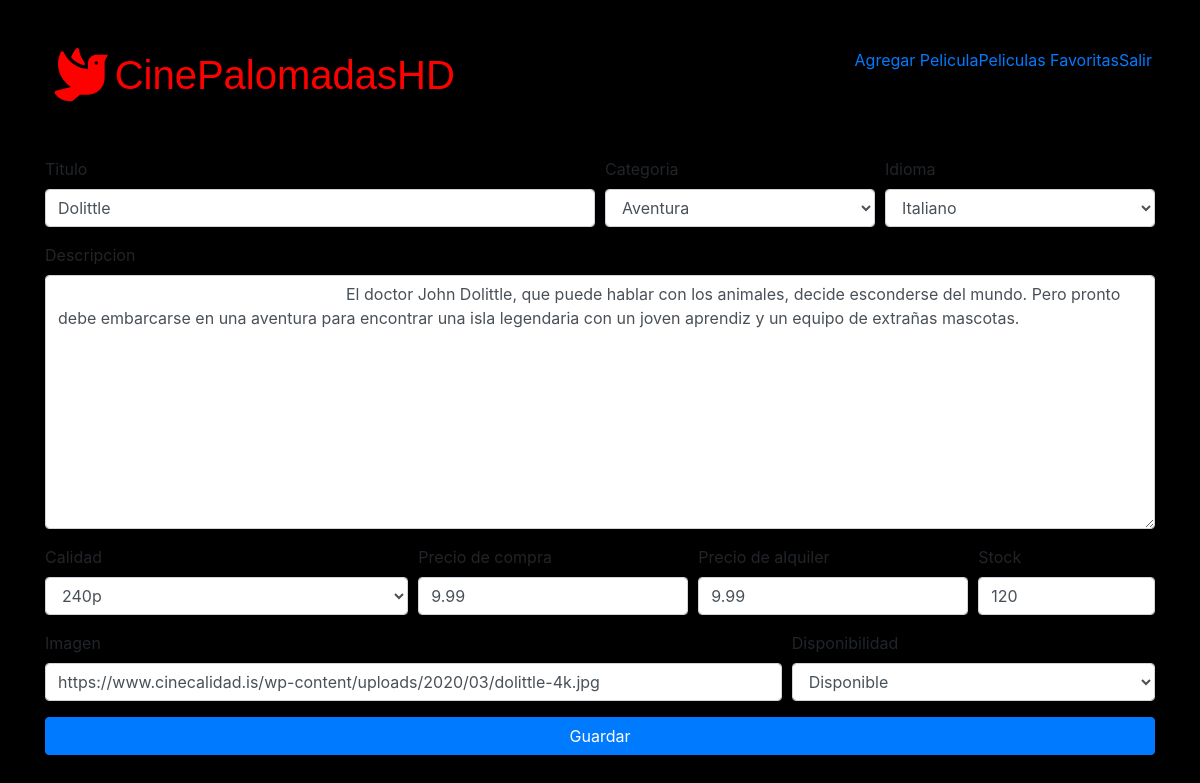
Page /Pelicula/update&id=2 (signed in) on the earlier database version.
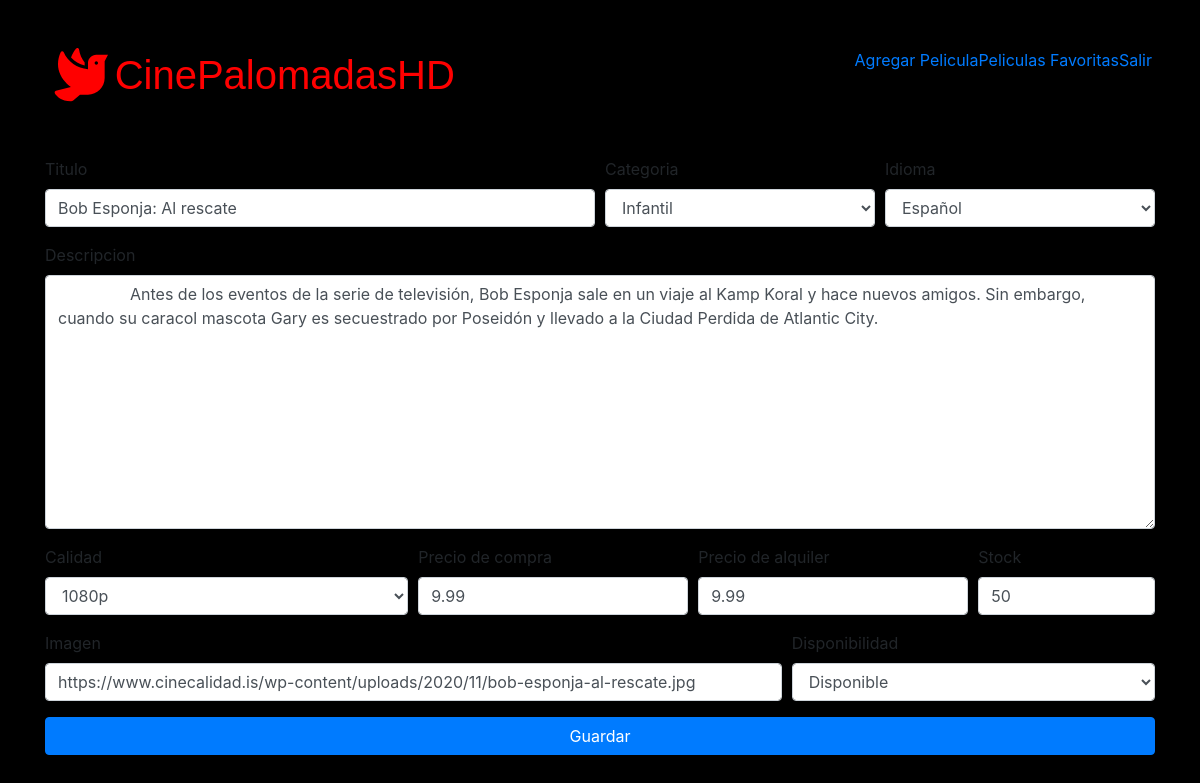
Same page on the later database version.
### tables this page shows
CREATE TABLE `peliculas` (
  `idPelicula` int(11) NOT NULL,
  `nombre` varchar(100) NOT NULL,
  `descripcion` text NOT NULL,
  `idCategoria` int(11) NOT NULL,
  `idioma` varchar(25) NOT NULL,
  `idCalidad` int(11) NOT NULL,
  `precioCompra` decimal(3,2) NOT NULL,
  `precioAlquiler` decimal(3,2) NOT NULL,
  `stock` int(11) NOT NULL,
  `imagen` text NOT NULL,
  `disponibilidad` tinyint(1) NOT NULL
);

### controllers/PeliculaController.php (called while the page is built, shortened)
<?php
class PeliculaController
{
    public function update()
    {
        require_once "models/Pelicula.php";
        $pelicula = new Pelicula();
        $calidad = $pelicula->getCalidad();
        $categoria = $pelicula->getCategorias();
        $idiomas = $pelicula->getIdiomas();
        $disponibles = $pelicula->getDiponibilidades();
        $pelicula->set_Id_Pelicula($_GET["id"]);
        $peli = $pelicula->Search();
        require_once "views/updateMovie.php";
    }
}

### database/Conexion.php (called while the page is built, shortened)
<?php
class Conexion
{
    public function __construct()
    {
        try {
            $this->conn = new PDO("mysql:host=".DB_HOST.";dbname=".DB_NAME."", DB_USER, DB_PASSWORD);
            $this->conn->setAttribute(PDO::ATTR_ERRMODE, PDO::ERRMODE_EXCEPTION);
            $this->conn->exec("SET CHARACTER SET ".DB_CHARSET);
            return $this->conn;
        } catch (Exception $e) {
            print "!Error¡: " . $e->getMessage() . "</br>";
            die();
        }
    }
}

### models/Pelicula.php (called while the page is built, shortened)
<?php
require_once 'database/Conexion.php';
class Pelicula extends Conexion
{
    private $idPelicula;
    public function set_Id_Pelicula($idPelicula)
    {
        $this->idPelicula = $idPelicula;
    }
    public function get_Id_Pelicula()
    {
        return $this->idPelicula;
    }
    public function getCalidad()
    {
        $sql_leer = "SELECT * FROM calidad";
        $list = $this->conn->prepare($sql_leer);
        $list->execute();
        $resultado = $list->fetchAll(PDO::FETCH_ASSOC);
        return $resultado;
    }
    public function getCategorias()
    {
        $sql_leer = "SELECT * FROM categoria";
        $list = $this->conn->prepare($sql_leer);
        $list->execute();
        $resultado = $list->fetchAll(PDO::FETCH_ASSOC);
        return $resultado;
    }
    public function getIdiomas()
    {
        $idiomas = array("Español", "Ingles", "Frances", "Italiano", "Portugues");
        return $idiomas;
    }
    public function getDiponibilidades()
    {
        $disponibilidades = [
            array(
                "id" => 1,
                "title" => "Disponible"
            ),
            array(
                "id" => 0,
                "title" => "No disponible"
            )
        ];
        return $disponibilidades;
    }
    public function Search()
    {
        $sql = "SELECT * FROM ((peliculas INNER JOIN calidad ON peliculas.idCalidad = calidad.idCalidad) INNER JOIN categoria ON peliculas.idCategoria = categoria.idCategoria) WHERE idPelicula = ?";
        $stmt = $this->conn->prepare($sql);
        $result = $stmt->execute(array($this->get_Id_Pelicula()));
        $result = $stmt->fetch(PDO::FETCH_ASSOC);
        return $result;
    }
}

### views/updateMovie.php (the view, shortened to what the changed rows need)
<div class="container mb-4">
    <form method="POST">
        <div class="form-row">
            <div class="form-group col-md-6">
                <label for="titulo">Titulo</label>
                <input type="text" name="titulo" class="form-control" placeholder="Ingrese el titulo de la pelicula" required value="<?= $peli["nombre"] ?>">
            </div>
            <div class="form-group col-md-3">
                <label for="Categoria">Categoria</label>
                <select name="categoria" class="form-control">
                    <?php foreach ($categoria as $key) : ?>
                        <?php if ($key["idCategoria"] == $peli["idCategoria"]) : ?>
                            <option value="<?= $key["idCategoria"] ?>" selected>
                                <?= $key["nombreCategoria"] ?>
                            </option>
                        <?php endif ?>
                    <?php endforeach ?>
                </select>
            </div>
            <div class="form-group col-md-3">
                <label for="idioma">Idioma</label>
                <select name="idioma" class="form-control">
                    <?php foreach ($idiomas as $key) : ?>
                        <?php if ($key == $peli["idioma"]) : ?>
                            <option value="<?= $key ?>" selected>
                                <?= $key ?>
                            </option>
                        <?php endif ?>
                    <?php endforeach ?>
                </select>
            </div>
        </div>
        <div class="form-group">
            <label for="descripcion">Descripcion</label>
            <textarea name="descripcion" cols="30" rows="10" class="form-control" placeholder="Descripcion" required>
                <?= $peli["descripcion"] ?>
            </textarea>
        </div>
        <div class="form-row">
            <div class="form-group col-md-4">
                <label for="Calidad">Calidad</label>
                <select name="calidad" class="form-control">
                    <?php foreach ($calidad as $key) : ?>
                        <?php if ($key["calidad"] == $peli["calidad"]) : ?>
                            <option value="<?= $key["idCalidad"] ?>" selected>
                                <?= $key["calidad"] ?>
                            </option>
                        <?php endif ?>
                    <?php endforeach ?>
                </select>
            </div>
            <div class="form-group col-md-3">
                <label for="PrecioCompra">Precio de compra</label>
                <input type="number" name="P_compra" id="" class="form-control" placeholder="Ingrese precio de compra" required value="<?= $peli["precioCompra"] ?>">
            </div>
            <div class="form-group col-md-3">
                <label for="PrecioAlquiler">Precio de alquiler</label>
                <input type="number" name="P_alquiler" id="" class="form-control" placeholder="Ingrese precio de alquiler" required value="<?= $peli["precioAlquiler"] ?>">
            </div>
            <div class="form-group col-md-2">
                <label for="stock">Stock</label>
                <input placeholder="Stock" type="number" name="stock" class="form-control" required value="<?= $peli["stock"] ?>">
            </div>
        </div>
        <div class="form-row">
            <div class="form-group col-md-8">
                <label for="imagen">Imagen</label>
                <input type="text" placeholder="imagen" name="imagen" class="form-control" required" value="<?= $peli["imagen"] ?>">
            </div>
            <div class="form-group col-md-4">
                <label for="disponibilidad">Disponibilidad</label>
                <select name="disponibilidad" class="form-control">
                    <?php foreach ($disponibles as $key) : ?>
                        <?php if ($key["id"] == $peli["disponibilidad"]) : ?>
                            <option value="<?= $key["id"] ?>" selected>
                                <?= $key["title"] ?>
                            </option>
                        <?php endif ?>
                    <?php endforeach ?>
                </select>
            </div>
        </div>
        <button type="submit" class="btn btn-primary btn-block">Guardar</button>
    </form>
</div>

Differences in the rows shown:
changed peliculas "Disponible": titulo "Dolittle" → "Bob Esponja: Al rescate"; idioma "Italiano" → "Español"; descripcion "El doctor John Dolittle, que puede hablar con los animales, decide esconderse del mundo. Pero pronto debe embarcarse en una aventura para encontrar una isla legendaria con un joven aprendiz y un equipo de extrañas mascotas." → "Antes de los eventos de la serie de televisión, Bob Esponja sale en un viaje al Kamp Koral y hace nuevos amigos. Sin embargo, cuando su caracol mascota Gary es secuestrado por Poseidón y llevado a la Ciudad Perdida de Atlantic City."; stock "120" → "50"; imagen "https://www.cinecalidad.is/wp-content/uploads/2020/03/dolittle-4k.jpg" → "https://www.cinecalidad.is/wp-content/uploads/2020/11/bob-esponja-al-rescate.jpg"
Other differences:
form field categoria: "Aventura" → "Infantil"
form field calidad: "240p" → "1080p"
